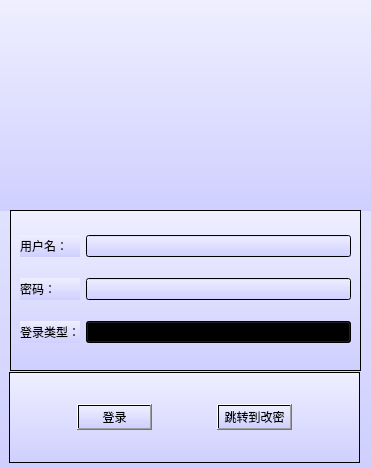
<?xml version="1.0" encoding="UTF-8"?>
<ui version="4.0">
 <class>Login</class>
 <widget class="QDialog" name="Login">
  <property name="geometry">
   <rect>
    <x>0</x>
    <y>0</y>
    <width>371</width>
    <height>467</height>
   </rect>
  </property>
  <property name="windowTitle">
   <string>Dialog</string>
  </property>
  <property name="styleSheet">
   <string notr="true">background:QLinearGradient(x1:0,y1:0,x2:0,y2:1,stop:0 #efefff,stop:1 #cfcfff);</string>
  </property>
  <widget class="QWidget" name="widget" native="true">
   <property name="geometry">
    <rect>
     <x>0</x>
     <y>0</y>
     <width>371</width>
     <height>211</height>
    </rect>
   </property>
   <widget class="QLabel" name="label">
    <property name="geometry">
     <rect>
      <x>-7</x>
      <y>1</y>
      <width>381</width>
      <height>211</height>
     </rect>
    </property>
    <property name="text">
     <string/>
    </property>
    <property name="pixmap">
     <pixmap resource="../image.qrc">:/image/1.jpg</pixmap>
    </property>
    <property name="scaledContents">
     <bool>true</bool>
    </property>
   </widget>
  </widget>
  <widget class="QFrame" name="frame">
   <property name="geometry">
    <rect>
     <x>10</x>
     <y>210</y>
     <width>351</width>
     <height>161</height>
    </rect>
   </property>
   <property name="frameShape">
    <enum>QFrame::StyledPanel</enum>
   </property>
   <property name="frameShadow">
    <enum>QFrame::Raised</enum>
   </property>
   <layout class="QGridLayout" name="gridLayout">
    <item row="1" column="0">
     <widget class="QLabel" name="label_3">
      <property name="text">
       <string>密码：</string>
      </property>
     </widget>
    </item>
    <item row="0" column="0">
     <widget class="QLabel" name="label_2">
      <property name="text">
       <string>用户名：</string>
      </property>
     </widget>
    </item>
    <item row="1" column="1">
     <widget class="QLineEdit" name="password"/>
    </item>
    <item row="0" column="1">
     <widget class="QLineEdit" name="username"/>
    </item>
    <item row="2" column="1">
     <widget class="QComboBox" name="Login_type">
      <item>
       <property name="text">
        <string>学生登录</string>
       </property>
      </item>
      <item>
       <property name="text">
        <string>教师登录</string>
       </property>
      </item>
     </widget>
    </item>
    <item row="2" column="0">
     <widget class="QLabel" name="label_4">
      <property name="text">
       <string>登录类型：</string>
      </property>
     </widget>
    </item>
   </layout>
  </widget>
  <widget class="QFrame" name="frame_2">
   <property name="geometry">
    <rect>
     <x>9</x>
     <y>372</y>
     <width>351</width>
     <height>91</height>
    </rect>
   </property>
   <property name="frameShape">
    <enum>QFrame::StyledPanel</enum>
   </property>
   <property name="frameShadow">
    <enum>QFrame::Raised</enum>
   </property>
   <layout class="QHBoxLayout" name="horizontalLayout_2">
    <item>
     <spacer name="horizontalSpacer_3">
      <property name="orientation">
       <enum>Qt::Horizontal</enum>
      </property>
      <property name="sizeHint" stdset="0">
       <size>
        <width>33</width>
        <height>20</height>
       </size>
      </property>
     </spacer>
    </item>
    <item>
     <widget class="QPushButton" name="LoginButton">
      <property name="text">
       <string>登录</string>
      </property>
     </widget>
    </item>
    <item>
     <spacer name="horizontalSpacer_4">
      <property name="orientation">
       <enum>Qt::Horizontal</enum>
      </property>
      <property name="sizeHint" stdset="0">
       <size>
        <width>35</width>
        <height>20</height>
       </size>
      </property>
     </spacer>
    </item>
    <item>
     <widget class="QPushButton" name="change_to_register_button">
      <property name="text">
       <string>跳转到改密</string>
      </property>
     </widget>
    </item>
    <item>
     <spacer name="horizontalSpacer_5">
      <property name="orientation">
       <enum>Qt::Horizontal</enum>
      </property>
      <property name="sizeHint" stdset="0">
       <size>
        <width>33</width>
        <height>20</height>
       </size>
      </property>
     </spacer>
    </item>
   </layout>
  </widget>
 </widget>
 <resources>
  <include location="../image.qrc"/>
 </resources>
 <connections/>
</ui>
